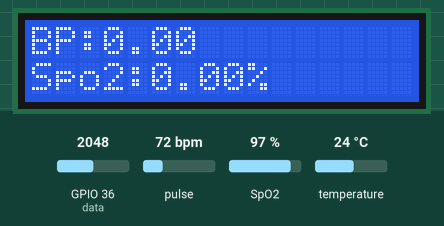
This sketch was run on a simulated ESP32. Shown: 16×2 character LCD. The inputs (shaded band) are chosen by the test bench; at power-on: SpO2 97 %, GPIO 36 (data) = 2048, temperature 24 °C, pulse 72 bpm. WiFi joins after 1.5 s; servers stay silent unless stated; what the sketch prints to the serial monitor is not drawn.

Above: at 2.8 s.
2.9 s: SpO2 set to 100 %
At 7.8 s:
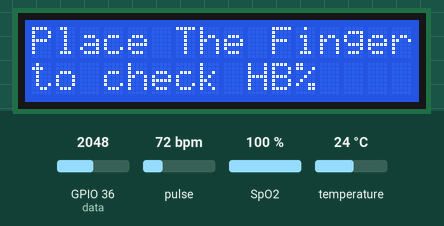
16.9 s: GPIO 36 (data) set to 105
27.2 s: GPIO 36 (data) set to 94
At 28.4 s:
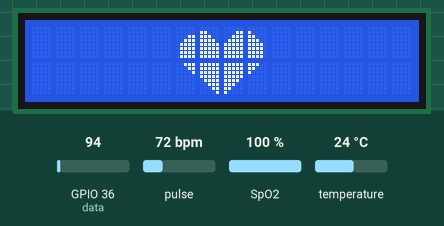
28.7 s: GPIO 36 (data) set to 122
At 32.2 s:
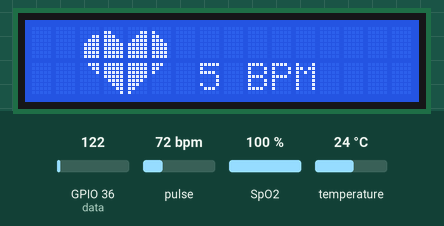
34.3 s: SpO2 set to 80 %
At 42.0 s:
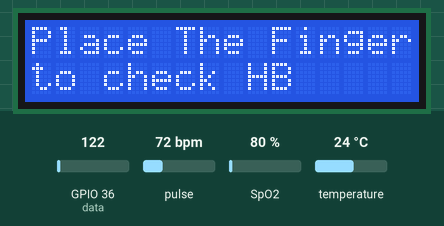
44.2 s: temperature set to 34.3 °C
At 50.1 s:
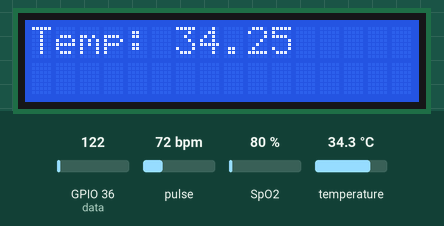
52.4 s: temperature set to 35.8 °C
At 67.3 s:
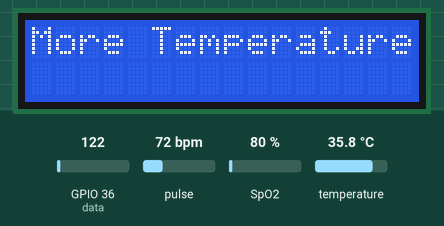
Timing chart, 0 to 67.4 s (numbered marks = the images above; inputs shaded):
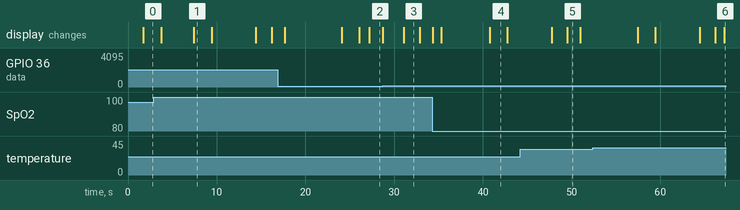

Measured:
- the behaviour switches between 100 and 99 on GPIO 36 (data) (found by bisection; images 1 and 2)
- the behaviour switches between 35 and 35.1 °C on temperature (found by bisection; images 5 and 6)
- after the input at 27.2 s, the display: changes at once (image 2)
- after the input at 28.7 s, the display: first changes at once (image 3 shows a later state)
- what the display in image 1 shows lasts 2.0 s, from 7.4 s to 9.4 s
- what the display in image 3 shows lasts 1.8 s, from 31.1 s to 32.9 s
- what the display in image 5 shows lasts 1.5 s, from 49.5 s to 51.0 s

The sketch:

esp32microconroller.ino
```cpp
#include <LiquidCrystal.h>
#include <stdio.h>
#include <stdlib.h>
#include <string.h>

#define heart 13

const int rs = 13, en = 12, d4 =14 , d5 = 27, d6 = 26, d7 = 25;
LiquidCrystal lcd(rs, en, d4, d5, d6, d7);

#include <Wire.h>
#include "MAX30100_PulseOximeter.h"

#define REPORTING_PERIOD_MS     1000


#include <OneWire.h>
#include <DallasTemperature.h>

#define ONE_WIRE_BUS 15


OneWire oneWire(ONE_WIRE_BUS);
DallasTemperature sensors(&oneWire);
float temperature;


#include <WiFi.h>
#include "ThingSpeak.h"

const char* ssid = "Health123";   // your network SSID (name)
const char* password = "123456789";   // your network password

WiFiClient  client;

unsigned long myChannelNumber = 2798296;
const char * myWriteAPIKey = "OAQPGPLB72MMXOBO";


int data=36;//heartbeat sensor


unsigned long temp=0;
byte customChar1[8] = {0b00000,0b00000,0b00011,0b00111,0b01111,0b01111,0b01111,0b01111};
byte customChar2[8] = {0b00000,0b11000,0b11100,0b11110,0b11111,0b11111,0b11111,0b11111};
byte customChar3[8] = {0b00000,0b00011,0b00111,0b01111,0b11111,0b11111,0b11111,0b11111};
byte customChar4[8] = {0b00000,0b10000,0b11000,0b11100,0b11110,0b11110,0b11110,0b11110};
byte customChar5[8] = {0b00111,0b00011,0b00001,0b00000,0b00000,0b00000,0b00000,0b00000};
byte customChar6[8] = {0b11111,0b11111,0b11111,0b11111,0b01111,0b00111,0b00011,0b00001};
byte customChar7[8] = {0b11111,0b11111,0b11111,0b11111,0b11110,0b11100,0b11000,0b10000};
byte customChar8[8] = {0b11100,0b11000,0b10000,0b00000,0b00000,0b00000,0b00000,0b00000};


// Timer variables
unsigned long lastTime = 0;
unsigned long timerDelay = 30000;

void Connect_wifi();
float BPM, SpO2,BP;
int count=0;

char mystr[20];

PulseOximeter pox;
uint32_t tsLastReport = 0;

char ch;

void Init_spo2();

void onBeatDetected()
{
  Serial.println("Beat Detected!");
}


void setup()
{

    pinMode(data,INPUT);


    Serial.begin(9600);  //Initialize serial
    Serial2.begin(9600);
     Serial.begin(9600);  //Initialize serial
   lcd.begin(16, 2);
        lcd.createChar(1, customChar1);
    lcd.createChar(2, customChar2);
    lcd.createChar(3, customChar3);
    lcd.createChar(4, customChar4);
    lcd.createChar(5, customChar5);
    lcd.createChar(6, customChar6);
    lcd.createChar(7, customChar7);
    lcd.createChar(8, customChar8);
    lcd.clear();
    lcd.print(" Women Safety");
    lcd.setCursor(0,1);
    lcd.print("Monitoring S/m");

  WiFi.mode(WIFI_STA);

  ThingSpeak.begin(client);  // Initialize ThingSpeak
  Connect_wifi();

   Serial.print("Initializing pulse oximeter..");

  if (!pox.begin()) {
    Serial.println("FAILED");
    for (;;);
  } else {
    Serial.println("SUCCESS");

    pox.setOnBeatDetectedCallback(onBeatDetected);
  }


  pox.setIRLedCurrent(MAX30100_LED_CURR_7_6MA);
    //Connect_wifi();

}

void Connect_wifi()
{


  // Attempt to connect to Wifi network:
  Serial.print("Connecting Wifi: ");
  Serial.println(ssid);

  WiFi.mode(WIFI_STA);
  WiFi.begin(ssid, password);

  while (WiFi.status() != WL_CONNECTED) {
    Serial.print(".");
    delay(500);
  }

  Serial.println("");
  Serial.println("WiFi connected");
  Serial.print("IP address: ");
  Serial.println(WiFi.localIP());
  Init_spo2();
}
void Init_spo2()
{
   Serial.print("Initializing pulse oximeter..");
  if (!pox.begin()) {
    Serial.println("FAILED");
    for (;;);
  } else {
    Serial.println("SUCCESS");

    pox.setOnBeatDetectedCallback(onBeatDetected);
  }

  pox.setIRLedCurrent(MAX30100_LED_CURR_7_6MA);


}
void loop()
{

 int i=0;
 Init_spo2();
    while(i<10000)
    {
        pox.update();
        BP = pox.getHeartRate();
        SpO2 = pox.getSpO2();

        if (millis() - tsLastReport > REPORTING_PERIOD_MS)
        {
//
          Serial.print("BP: ");
          Serial.println(BP);

          Serial.print("SpO2: ");
          Serial.print(SpO2);
          Serial.println("%");
          lcd.clear();
          lcd.print("BP:");
          lcd.print(BP);
          lcd.setCursor(0,1);
          lcd.print("Spo2:");
          lcd.print(SpO2);   // print the temperature in °C
          lcd.print("%");

          Serial.println("*");
          Serial.println();

          tsLastReport = millis();
        }
//        delay(500);
        i++;
    }
  Heartbeat_Check();
  Temp_check();


    // set the fields with the values
    ThingSpeak.setField(1, count);
    ThingSpeak.setField(2, temperature);
    ThingSpeak.setField(3, SpO2);
    ThingSpeak.setField(4, BP);


    // Write to ThingSpeak. There are up to 8 fields in a channel, allowing you to store up to 8 different
    // pieces of information in a channel.  Here, we write to field 1.
    int x = ThingSpeak.writeFields(myChannelNumber, myWriteAPIKey);

    if(x == 200){
      Serial.println("Channel update successful.");
      Connect_wifi();
//      Init_spo2();
    }
    else{
      Serial.println("Problem updating channel. HTTP error code " + String(x));
    }
    lastTime = millis();
//  }
}

void Temp_check()
{
     sensors.requestTemperatures();
      temperature = sensors.getTempCByIndex(0);
      Serial.print("Temperature: ");
      Serial.println(temperature);
      lcd.clear();
      lcd.print("Temp: ");
      lcd.print(temperature);
      delay(1000);
      if(temperature>35)
      {
        Serial.println("More Temperature");
        lcd.clear();
        lcd.print("More Temperature");

        delay(1000);
      }

}


void Heartbeat_Check()
{

   count=0;
   lcd.setCursor(0, 0);
   lcd.print("Place The Finger");
   lcd.setCursor(0, 1);
   lcd.print("to check HB");
   Serial.println("Place The Finger to check HB");
   delay(2000);
 // while(digitalRead(start)>0);

   lcd.clear();
   temp=millis();

   while(millis()<(temp+5000))
   {

      if(analogRead(data)<100)
        {
         count=count+1;

         lcd.setCursor(6, 0);
         lcd.write(byte(1));
         lcd.setCursor(7, 0);
         lcd.write(byte(2));
         lcd.setCursor(8, 0);
         lcd.write(byte(3));
         lcd.setCursor(9, 0);
         lcd.write(byte(4));

         lcd.setCursor(6, 1);
         lcd.write(byte(5));
         lcd.setCursor(7, 1);
         lcd.write(byte(6));
         lcd.setCursor(8, 1);
         lcd.write(byte(7));
         lcd.setCursor(9, 1);
         lcd.write(byte(8));

         while(analogRead(data)<100);
//
         lcd.clear();
        }
   }

         lcd.clear();
         lcd.setCursor(0, 0);
         count=count*5;
         lcd.setCursor(2, 0);
         lcd.write(byte(1));
         lcd.setCursor(3, 0);
         lcd.write(byte(2));
         lcd.setCursor(4, 0);
         lcd.write(byte(3));
         lcd.setCursor(5, 0);
         lcd.write(byte(4));

         lcd.setCursor(2, 1);
         lcd.write(byte(5));
         lcd.setCursor(3, 1);
         lcd.write(byte(6));
         lcd.setCursor(4, 1);
         lcd.write(byte(7));
         lcd.setCursor(5, 1);
         lcd.write(byte(8));
         lcd.setCursor(7, 1);
         lcd.print(count);
         lcd.print(" BPM");
         temp=0;
//delay(1000);
       sprintf(mystr, "HB:%d", count);
      Serial.print(mystr);
      Serial.println("");


      delay(1000);
  Init_spo2();
}
```
